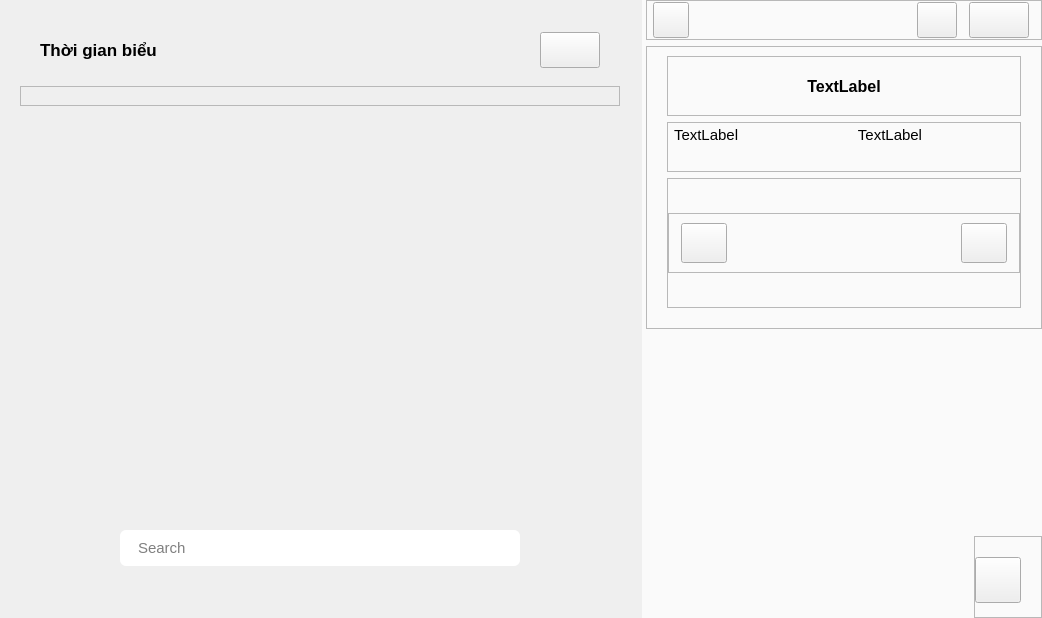
<?xml version="1.0" encoding="UTF-8"?>
<ui version="4.0">
 <class>timeTablePage</class>
 <widget class="QWidget" name="timeTablePage">
  <property name="geometry">
   <rect>
    <x>0</x>
    <y>0</y>
    <width>1042</width>
    <height>618</height>
   </rect>
  </property>
  <property name="windowTitle">
   <string>Form</string>
  </property>
  <property name="styleSheet">
   <string notr="true">#tb_bodyContainer, #scrollArea {
	background-color: rgba(255,0,255,0);
	
}

#rightMenuContainer {
	background-color: #fafafa;
}

#search_course_le {
	padding: 0 16px;
	border-radius: 6px;
}

#tbEtriesForm {
	
	background-color: rgb(170, 255, 255);

}

#tbEtriesForm:hover {
	
	background-color: rgb(255, 0, 0);
}


#course_info {

}

</string>
  </property>
  <layout class="QHBoxLayout" name="timeTablePage_lo">
   <property name="spacing">
    <number>2</number>
   </property>
   <property name="leftMargin">
    <number>0</number>
   </property>
   <property name="topMargin">
    <number>0</number>
   </property>
   <property name="rightMargin">
    <number>0</number>
   </property>
   <property name="bottomMargin">
    <number>0</number>
   </property>
   <item>
    <widget class="QWidget" name="widget" native="true">
     <layout class="QVBoxLayout" name="verticalLayout_3">
      <property name="leftMargin">
       <number>20</number>
      </property>
      <property name="topMargin">
       <number>20</number>
      </property>
      <property name="rightMargin">
       <number>20</number>
      </property>
      <property name="bottomMargin">
       <number>20</number>
      </property>
      <item>
       <widget class="QWidget" name="widget_3" native="true">
        <property name="minimumSize">
         <size>
          <width>0</width>
          <height>60</height>
         </size>
        </property>
        <property name="maximumSize">
         <size>
          <width>16777215</width>
          <height>60</height>
         </size>
        </property>
        <layout class="QHBoxLayout" name="horizontalLayout_4">
         <property name="spacing">
          <number>0</number>
         </property>
         <property name="leftMargin">
          <number>20</number>
         </property>
         <property name="topMargin">
          <number>0</number>
         </property>
         <property name="rightMargin">
          <number>20</number>
         </property>
         <property name="bottomMargin">
          <number>0</number>
         </property>
         <item>
          <widget class="QLabel" name="label_2">
           <property name="font">
            <font>
             <pointsize>13</pointsize>
             <weight>75</weight>
             <bold>true</bold>
            </font>
           </property>
           <property name="text">
            <string>Thời gian biểu</string>
           </property>
          </widget>
         </item>
         <item>
          <widget class="QPushButton" name="addTime_btn">
           <property name="minimumSize">
            <size>
             <width>60</width>
             <height>36</height>
            </size>
           </property>
           <property name="maximumSize">
            <size>
             <width>60</width>
             <height>36</height>
            </size>
           </property>
           <property name="toolTip">
            <string>Thêm lịch học</string>
           </property>
           <property name="text">
            <string/>
           </property>
           <property name="icon">
            <iconset resource="resources.qrc">
             <normaloff>:/icons/assets/icons/Calendar Plus.png</normaloff>:/icons/assets/icons/Calendar Plus.png</iconset>
           </property>
           <property name="iconSize">
            <size>
             <width>24</width>
             <height>24</height>
            </size>
           </property>
          </widget>
         </item>
        </layout>
       </widget>
      </item>
      <item>
       <widget class="QFrame" name="tb_entryHead_w">
        <property name="minimumSize">
         <size>
          <width>0</width>
          <height>20</height>
         </size>
        </property>
        <property name="frameShape">
         <enum>QFrame::StyledPanel</enum>
        </property>
        <property name="frameShadow">
         <enum>QFrame::Raised</enum>
        </property>
        <layout class="QVBoxLayout" name="tb_entryHead_lo">
         <property name="spacing">
          <number>0</number>
         </property>
         <property name="leftMargin">
          <number>20</number>
         </property>
         <property name="topMargin">
          <number>0</number>
         </property>
         <property name="rightMargin">
          <number>20</number>
         </property>
         <property name="bottomMargin">
          <number>0</number>
         </property>
        </layout>
       </widget>
      </item>
      <item>
       <widget class="QScrollArea" name="scrollArea">
        <property name="layoutDirection">
         <enum>Qt::LeftToRight</enum>
        </property>
        <property name="frameShape">
         <enum>QFrame::NoFrame</enum>
        </property>
        <property name="frameShadow">
         <enum>QFrame::Plain</enum>
        </property>
        <property name="sizeAdjustPolicy">
         <enum>QAbstractScrollArea::AdjustIgnored</enum>
        </property>
        <property name="widgetResizable">
         <bool>true</bool>
        </property>
        <property name="alignment">
         <set>Qt::AlignHCenter|Qt::AlignTop</set>
        </property>
        <widget class="QWidget" name="tb_bodyContainer">
         <property name="geometry">
          <rect>
           <x>0</x>
           <y>0</y>
           <width>600</width>
           <height>380</height>
          </rect>
         </property>
         <layout class="QVBoxLayout" name="tb_bodyContainer_lo">
          <property name="spacing">
           <number>0</number>
          </property>
          <property name="leftMargin">
           <number>20</number>
          </property>
          <property name="topMargin">
           <number>0</number>
          </property>
          <property name="rightMargin">
           <number>20</number>
          </property>
          <property name="bottomMargin">
           <number>0</number>
          </property>
         </layout>
        </widget>
       </widget>
      </item>
      <item alignment="Qt::AlignHCenter|Qt::AlignVCenter">
       <widget class="QWidget" name="widget_2" native="true">
        <property name="minimumSize">
         <size>
          <width>0</width>
          <height>100</height>
         </size>
        </property>
        <property name="maximumSize">
         <size>
          <width>16777215</width>
          <height>100</height>
         </size>
        </property>
        <layout class="QVBoxLayout" name="verticalLayout_5">
         <item>
          <widget class="QLineEdit" name="search_course_le">
           <property name="minimumSize">
            <size>
             <width>400</width>
             <height>36</height>
            </size>
           </property>
           <property name="maximumSize">
            <size>
             <width>400</width>
             <height>36</height>
            </size>
           </property>
           <property name="font">
            <font>
             <pointsize>11</pointsize>
            </font>
           </property>
           <property name="placeholderText">
            <string>Search</string>
           </property>
          </widget>
         </item>
        </layout>
       </widget>
      </item>
     </layout>
    </widget>
   </item>
   <item>
    <widget class="QWidget" name="rightMenuContainer" native="true">
     <property name="minimumSize">
      <size>
       <width>400</width>
       <height>0</height>
      </size>
     </property>
     <property name="maximumSize">
      <size>
       <width>400</width>
       <height>16777215</height>
      </size>
     </property>
     <layout class="QVBoxLayout" name="verticalLayout">
      <property name="spacing">
       <number>6</number>
      </property>
      <property name="leftMargin">
       <number>4</number>
      </property>
      <property name="topMargin">
       <number>0</number>
      </property>
      <property name="rightMargin">
       <number>0</number>
      </property>
      <property name="bottomMargin">
       <number>0</number>
      </property>
      <item>
       <widget class="QFrame" name="frame">
        <property name="minimumSize">
         <size>
          <width>0</width>
          <height>40</height>
         </size>
        </property>
        <property name="maximumSize">
         <size>
          <width>16777215</width>
          <height>40</height>
         </size>
        </property>
        <property name="frameShape">
         <enum>QFrame::StyledPanel</enum>
        </property>
        <property name="frameShadow">
         <enum>QFrame::Raised</enum>
        </property>
        <layout class="QHBoxLayout" name="horizontalLayout_2">
         <property name="spacing">
          <number>12</number>
         </property>
         <property name="leftMargin">
          <number>6</number>
         </property>
         <property name="topMargin">
          <number>0</number>
         </property>
         <property name="rightMargin">
          <number>12</number>
         </property>
         <property name="bottomMargin">
          <number>0</number>
         </property>
         <item alignment="Qt::AlignLeft">
          <widget class="QPushButton" name="rm_close_btn">
           <property name="minimumSize">
            <size>
             <width>36</width>
             <height>36</height>
            </size>
           </property>
           <property name="maximumSize">
            <size>
             <width>36</width>
             <height>36</height>
            </size>
           </property>
           <property name="toolTip">
            <string>Đóng xem chi tiết</string>
           </property>
           <property name="text">
            <string/>
           </property>
           <property name="icon">
            <iconset resource="resources.qrc">
             <normaloff>:/icons/assets/icons/Close.png</normaloff>:/icons/assets/icons/Close.png</iconset>
           </property>
           <property name="iconSize">
            <size>
             <width>24</width>
             <height>24</height>
            </size>
           </property>
          </widget>
         </item>
         <item>
          <widget class="QPushButton" name="rm_editTime_btn">
           <property name="minimumSize">
            <size>
             <width>40</width>
             <height>36</height>
            </size>
           </property>
           <property name="maximumSize">
            <size>
             <width>40</width>
             <height>36</height>
            </size>
           </property>
           <property name="toolTip">
            <string>Chỉnh sửa lịch này</string>
           </property>
           <property name="text">
            <string/>
           </property>
           <property name="icon">
            <iconset resource="resources.qrc">
             <normaloff>:/icons/assets/icons/Edit Calendar.png</normaloff>:/icons/assets/icons/Edit Calendar.png</iconset>
           </property>
           <property name="iconSize">
            <size>
             <width>24</width>
             <height>24</height>
            </size>
           </property>
          </widget>
         </item>
         <item>
          <widget class="QPushButton" name="rm_addTime_btn">
           <property name="minimumSize">
            <size>
             <width>60</width>
             <height>36</height>
            </size>
           </property>
           <property name="maximumSize">
            <size>
             <width>60</width>
             <height>36</height>
            </size>
           </property>
           <property name="toolTip">
            <string>Thêm lịch học cho học phần này</string>
           </property>
           <property name="text">
            <string/>
           </property>
           <property name="icon">
            <iconset resource="resources.qrc">
             <normaloff>:/icons/assets/icons/Calendar Plus.png</normaloff>:/icons/assets/icons/Calendar Plus.png</iconset>
           </property>
           <property name="iconSize">
            <size>
             <width>24</width>
             <height>24</height>
            </size>
           </property>
          </widget>
         </item>
        </layout>
       </widget>
      </item>
      <item>
       <widget class="QFrame" name="frame_6">
        <property name="frameShape">
         <enum>QFrame::StyledPanel</enum>
        </property>
        <property name="frameShadow">
         <enum>QFrame::Raised</enum>
        </property>
        <layout class="QVBoxLayout" name="verticalLayout_2">
         <property name="leftMargin">
          <number>20</number>
         </property>
         <property name="rightMargin">
          <number>20</number>
         </property>
         <property name="bottomMargin">
          <number>20</number>
         </property>
         <item>
          <widget class="QFrame" name="frame_2">
           <property name="minimumSize">
            <size>
             <width>0</width>
             <height>60</height>
            </size>
           </property>
           <property name="maximumSize">
            <size>
             <width>16777215</width>
             <height>60</height>
            </size>
           </property>
           <property name="frameShape">
            <enum>QFrame::StyledPanel</enum>
           </property>
           <property name="frameShadow">
            <enum>QFrame::Raised</enum>
           </property>
           <layout class="QHBoxLayout" name="horizontalLayout_3">
            <property name="leftMargin">
             <number>0</number>
            </property>
            <property name="topMargin">
             <number>0</number>
            </property>
            <property name="rightMargin">
             <number>0</number>
            </property>
            <property name="bottomMargin">
             <number>0</number>
            </property>
            <item>
             <widget class="QLabel" name="courseName_lb">
              <property name="font">
               <font>
                <pointsize>12</pointsize>
                <weight>75</weight>
                <bold>true</bold>
               </font>
              </property>
              <property name="text">
               <string>TextLabel</string>
              </property>
              <property name="alignment">
               <set>Qt::AlignCenter</set>
              </property>
             </widget>
            </item>
           </layout>
          </widget>
         </item>
         <item>
          <widget class="QFrame" name="frame_5">
           <property name="minimumSize">
            <size>
             <width>0</width>
             <height>50</height>
            </size>
           </property>
           <property name="maximumSize">
            <size>
             <width>16777215</width>
             <height>50</height>
            </size>
           </property>
           <property name="frameShape">
            <enum>QFrame::StyledPanel</enum>
           </property>
           <property name="frameShadow">
            <enum>QFrame::Raised</enum>
           </property>
           <layout class="QHBoxLayout" name="horizontalLayout_5">
            <property name="spacing">
             <number>12</number>
            </property>
            <property name="leftMargin">
             <number>6</number>
            </property>
            <property name="topMargin">
             <number>0</number>
            </property>
            <property name="rightMargin">
             <number>6</number>
            </property>
            <property name="bottomMargin">
             <number>25</number>
            </property>
            <item>
             <widget class="QLabel" name="rm_day_lb">
              <property name="minimumSize">
               <size>
                <width>80</width>
                <height>0</height>
               </size>
              </property>
              <property name="maximumSize">
               <size>
                <width>80</width>
                <height>16777215</height>
               </size>
              </property>
              <property name="font">
               <font>
                <pointsize>11</pointsize>
               </font>
              </property>
              <property name="text">
               <string>TextLabel</string>
              </property>
             </widget>
            </item>
            <item>
             <widget class="QLabel" name="rm_time_lb">
              <property name="font">
               <font>
                <pointsize>11</pointsize>
               </font>
              </property>
              <property name="text">
               <string>TextLabel</string>
              </property>
              <property name="alignment">
               <set>Qt::AlignCenter</set>
              </property>
             </widget>
            </item>
           </layout>
          </widget>
         </item>
         <item>
          <widget class="QFrame" name="course_info">
           <property name="frameShape">
            <enum>QFrame::StyledPanel</enum>
           </property>
           <property name="frameShadow">
            <enum>QFrame::Raised</enum>
           </property>
           <layout class="QVBoxLayout" name="course_info_lo" stretch="0">
            <property name="spacing">
             <number>0</number>
            </property>
            <property name="leftMargin">
             <number>0</number>
            </property>
            <property name="topMargin">
             <number>0</number>
            </property>
            <property name="rightMargin">
             <number>0</number>
            </property>
            <property name="bottomMargin">
             <number>0</number>
            </property>
            <item>
             <widget class="QFrame" name="frame_4">
              <property name="minimumSize">
               <size>
                <width>0</width>
                <height>60</height>
               </size>
              </property>
              <property name="maximumSize">
               <size>
                <width>16777215</width>
                <height>60</height>
               </size>
              </property>
              <property name="frameShape">
               <enum>QFrame::StyledPanel</enum>
              </property>
              <property name="frameShadow">
               <enum>QFrame::Raised</enum>
              </property>
              <layout class="QHBoxLayout" name="horizontalLayout_6">
               <property name="leftMargin">
                <number>12</number>
               </property>
               <property name="topMargin">
                <number>0</number>
               </property>
               <property name="rightMargin">
                <number>12</number>
               </property>
               <property name="bottomMargin">
                <number>0</number>
               </property>
               <item>
                <widget class="QPushButton" name="rm_folder_btn">
                 <property name="minimumSize">
                  <size>
                   <width>46</width>
                   <height>40</height>
                  </size>
                 </property>
                 <property name="maximumSize">
                  <size>
                   <width>46</width>
                   <height>40</height>
                  </size>
                 </property>
                 <property name="text">
                  <string/>
                 </property>
                 <property name="icon">
                  <iconset resource="resources.qrc">
                   <normaloff>:/icons/assets/icons/Opened Folder.png</normaloff>:/icons/assets/icons/Opened Folder.png</iconset>
                 </property>
                 <property name="iconSize">
                  <size>
                   <width>24</width>
                   <height>24</height>
                  </size>
                 </property>
                </widget>
               </item>
               <item alignment="Qt::AlignRight|Qt::AlignVCenter">
                <widget class="QPushButton" name="rm_web_btn">
                 <property name="minimumSize">
                  <size>
                   <width>46</width>
                   <height>40</height>
                  </size>
                 </property>
                 <property name="maximumSize">
                  <size>
                   <width>46</width>
                   <height>40</height>
                  </size>
                 </property>
                 <property name="text">
                  <string/>
                 </property>
                 <property name="icon">
                  <iconset resource="resources.qrc">
                   <normaloff>:/icons/assets/icons/Website.png</normaloff>:/icons/assets/icons/Website.png</iconset>
                 </property>
                 <property name="iconSize">
                  <size>
                   <width>24</width>
                   <height>24</height>
                  </size>
                 </property>
                </widget>
               </item>
              </layout>
             </widget>
            </item>
           </layout>
          </widget>
         </item>
        </layout>
       </widget>
      </item>
      <item alignment="Qt::AlignRight|Qt::AlignBottom">
       <widget class="QFrame" name="frame_3">
        <property name="frameShape">
         <enum>QFrame::StyledPanel</enum>
        </property>
        <property name="frameShadow">
         <enum>QFrame::Raised</enum>
        </property>
        <layout class="QHBoxLayout" name="horizontalLayout">
         <property name="spacing">
          <number>0</number>
         </property>
         <property name="leftMargin">
          <number>0</number>
         </property>
         <property name="topMargin">
          <number>20</number>
         </property>
         <property name="rightMargin">
          <number>20</number>
         </property>
         <property name="bottomMargin">
          <number>14</number>
         </property>
         <item>
          <widget class="QPushButton" name="rm_deleteTime_btn">
           <property name="minimumSize">
            <size>
             <width>46</width>
             <height>46</height>
            </size>
           </property>
           <property name="maximumSize">
            <size>
             <width>46</width>
             <height>46</height>
            </size>
           </property>
           <property name="toolTip">
            <string>Xoá lịch học này</string>
           </property>
           <property name="text">
            <string/>
           </property>
           <property name="icon">
            <iconset resource="resources.qrc">
             <normaloff>:/icons/assets/icons/Waste.png</normaloff>:/icons/assets/icons/Waste.png</iconset>
           </property>
           <property name="iconSize">
            <size>
             <width>32</width>
             <height>32</height>
            </size>
           </property>
          </widget>
         </item>
        </layout>
       </widget>
      </item>
     </layout>
    </widget>
   </item>
  </layout>
 </widget>
 <resources>
  <include location="resources.qrc"/>
 </resources>
 <connections/>
</ui>
